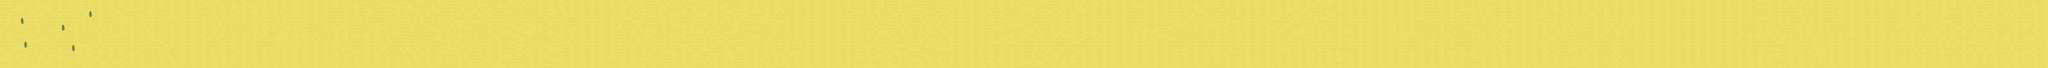

Rendered tile map (Tiled .tmx) drawn with the repository's tilesets; below, a short description and the map source with its tile grids summarised:
An orthogonal 600x20 tile map with 32x32 px tiles, 2 tile layers (background, objectTiles), 12 tilesets.

<map version="1.0" orientation="orthogonal" width="600" height="20" tilewidth="32" tileheight="32">
 <tileset firstgid="1" name="farming_fishing" tilewidth="32" tileheight="32">
  <image source="farming_fishing.png" width="640" height="640" />
 </tileset>
 <tileset firstgid="401" name="tallgrass" tilewidth="32" tileheight="32">
  <image source="tallgrass.png" width="96" height="192" />
 </tileset>
 <tileset firstgid="419" name="fence_alt" tilewidth="32" tileheight="32">
  <image source="fence_alt.png" width="96" height="192" />
 </tileset>
 <tileset firstgid="437" name="fence" tilewidth="32" tileheight="32">
  <image source="fence.png" width="96" height="192" />
 </tileset>
 <tileset firstgid="455" name="plants" tilewidth="32" tileheight="32">
  <properties>
   <property name="bottom" value="false" />
   <property name="down" value="false" />
   <property name="top" value="false" />
   <property name="up" value="false" />
  </properties>
  <image source="plants.png" width="288" height="384" />
 </tileset>
 <tileset firstgid="563" name="plowed_soil" tilewidth="32" tileheight="32">
  <image source="plowed_soil.png" width="96" height="192" />
 </tileset>
 <tileset firstgid="581" name="reed" tilewidth="32" tileheight="32">
  <image source="reed.png" width="96" height="320" />
 </tileset>
 <tileset firstgid="611" name="sand" tilewidth="32" tileheight="32">
  <image source="sand.png" width="96" height="192" />
 </tileset>
 <tileset firstgid="629" name="sandwater" tilewidth="32" tileheight="32">
  <image source="sandwater.png" width="96" height="192" />
 </tileset>
 <tileset firstgid="647" name="tallgrass" tilewidth="32" tileheight="32">
  <image source="tallgrass.png" width="96" height="192" />
 </tileset>
 <tileset firstgid="665" name="wheat" tilewidth="32" tileheight="32">
  <image source="wheat.png" width="96" height="192" />
 </tileset>
 <tileset firstgid="683" name="youngwheat" tilewidth="32" tileheight="32">
  <image source="youngwheat.png" width="96" height="192" />
 </tileset>
 <layer name="background" width="600" height="20">
  <data>[12000 cells, 12000 non-empty, 3 distinct tile ids]</data>
 </layer>
 <layer name="objectTiles" width="600" height="20">
  <data>[12000 cells, 10 non-empty, 2 distinct tile ids]</data>
 </layer>
</map>
